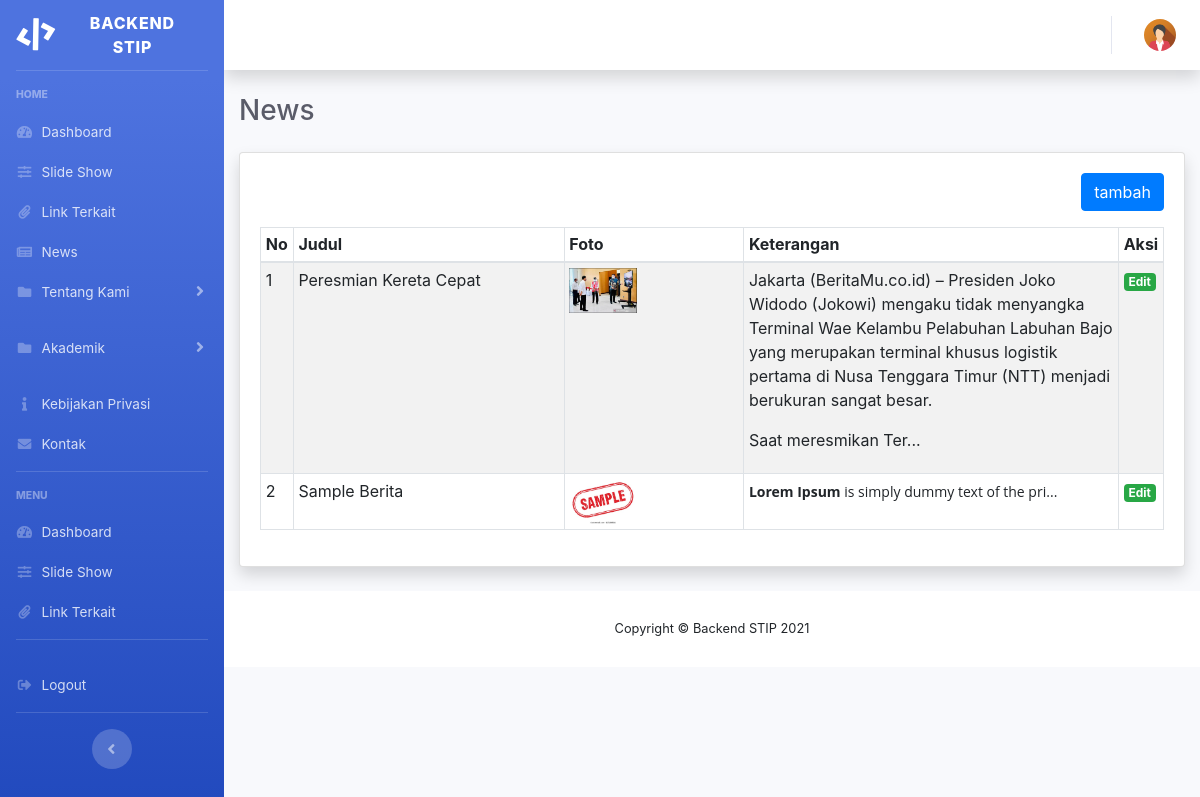
The page /index.php/admin/news on the database as committed earlier.
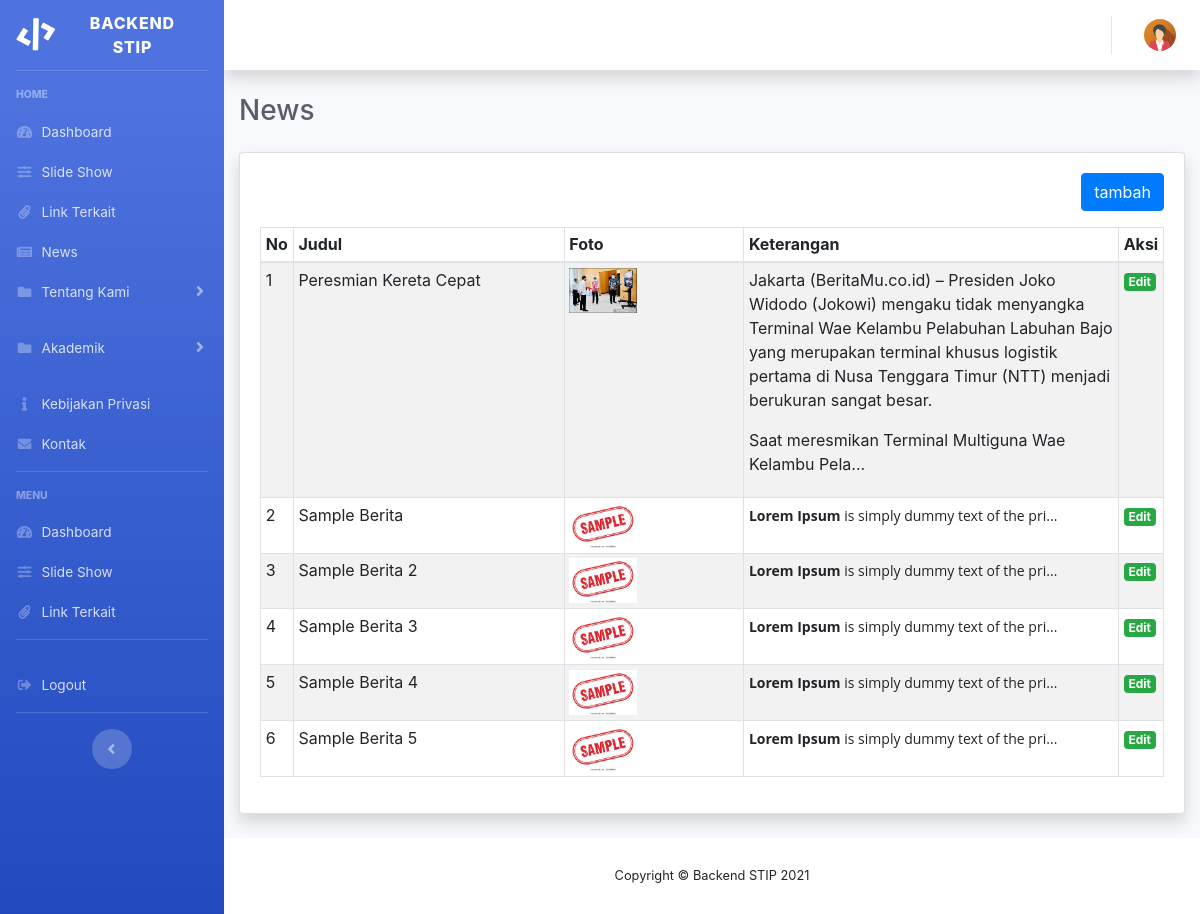
The same page on the database as committed later.
### tables this page shows
CREATE TABLE `news` (
  `id_news` int(11) NOT NULL,
  `title` varchar(255) NOT NULL,
  `description` text NOT NULL,
  `foto` varchar(255) NOT NULL,
  `created_at` datetime NOT NULL
);

### application/controllers/Admin.php (called while the page is built, shortened)
<?php
class Admin extends CI_Controller
{
    public function __construct()
    {
        $this->load->helper(array('form', 'url', 'file'));
        $this->load->model('admin_model');
    }
    public function news()
    {
        $data['title'] = 'News';
        $this->load->model('Admin_model', 'news');
        $data['news'] = $this->news->getallnews();
        $this->load->view('admin/themes/header');
        $this->load->view('admin/news/content',$data);
        $this->load->view('admin/themes/footer');
    }
}

### index.php (called while the page is built, shortened)
<?php
require_once BASEPATH.'core/CodeIgniter.php';

### application/models/Admin_model.php (called while the page is built, shortened)
<?php
class Admin_model extends CI_Model {
public function getallnews()
{
	$sql = $this->db->query("select * from news")->result_array();
	return $sql;
}
} ?>

### application/views/admin/news/content.php (the view, shortened to what this page needs)
<div class="container-fluid">
            <h5 class="h3 mb-4 text-gray-800"><?=$title;?></h5>
            <div class="card shadow mb-4">
                <div class="card-body">
                <div class=" pb-3 d-flex flex-row-reverse">
                    <a href=" <?php echo base_url('admin/add_news'); ?>" class=" btn btn-primary">tambah</a>
                </div>
                    <table class="table table-striped table-bordered table-sm"  width="100%" cellspacing="0">
                        <thead>
                            <tr>
                                <th>No</th>
                                <th>Judul</th>
                                <th>Foto</th>
                                <th>Keterangan</th>
                                <th>Aksi</th>
                            </tr>
                        </thead>
                        <tbody>
                        <?php
                        $no=1;
                        $jumlah = count($news);
                        for($i=0;$i<$jumlah;$i++){
                        ?>
                            <tr>
                                <td> <?= $no?></td>
                                <td width="30%"><?= $news[$i]['title']?></td>
                                <td><img src="<?= $news[$i]['foto']?>" class="img-fluid img-thumbnai" width="40%" ></td>
                                <td> <?= substr($news[$i]['description'],0,300)?>...</td>
                                <td  width="5%">
                                    <a href="<?= base_url('admin/edit_news/'.$news[$i]['id_news']); ?>" type="button"
                                        class="badge badge-success">Edit</a>
                                </td>
                            </tr>
                        <?php $no++; } ?>
                        </tbody>
                    </table>
                </div>
            </div>
        </div>

Rows that differ between the two databases and show on the page:
changed news "Peresmian Kereta Cepat": description "…sangat besar. Saat meresmikan Ter" → "…sangat besar. Saat meresmikan Terminal Multiguna Wae Kelambu Pela"
added news: title "Sample Berita 2", foto (picture), description "Lorem Ipsum is simply dummy text of the pri"
added news: title "Sample Berita 3", foto (picture), description "Lorem Ipsum is simply dummy text of the pri"
added news: title "Sample Berita 4", foto (picture), description "Lorem Ipsum is simply dummy text of the pri"
added news: title "Sample Berita 5", foto (picture), description "Lorem Ipsum is simply dummy text of the pri"
